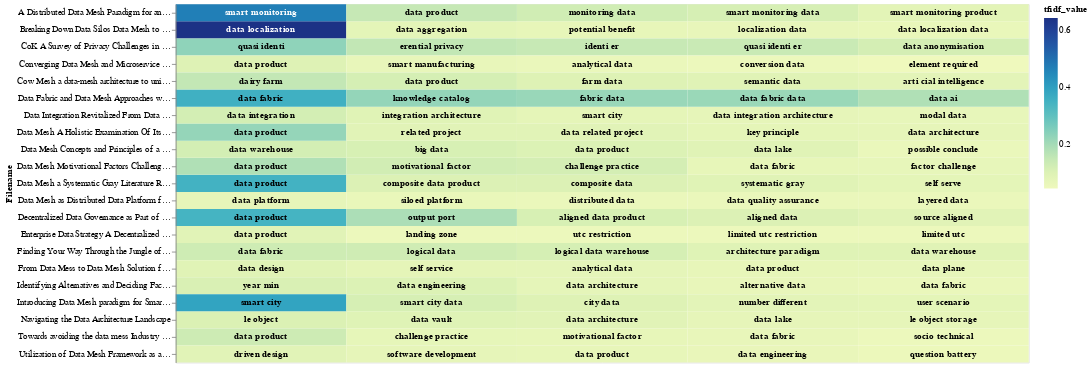

Here is the notebook cell this chart was saved with:
### Code cell
# save(chart_tfidf, 'tfidf_heatmap.html')
chart_tfidf

### Figure 1 — Vega-Lite specification as saved in the notebook (floating-point values rounded to 4 significant figures)
{"config": {"view": {"continuousWidth": 300, "continuousHeight": 300}}, "layer": [{"mark": {"type": "rect"}, "encoding": {"color": {"field": "tfidf_value", "type": "quantitative"}, "text": {"field": "topic_word", "type": "nominal"}, "x": {"axis": null, "field": "rank", "type": "ordinal"}, "y": {"field": "Filename", "type": "nominal"}}, "transform": [{"window": [{"op": "rank", "field": "", "as": "rank"}], "groupby": ["Filename"], "sort": [{"field": "tfidf_value", "order": "descending"}]}]}, {"mark": {"type": "text", "baseline": "middle", "fontWeight": "bold"}, "encoding": {"color": {"condition": {"test": "(datum.tfidf_value >= 0.4)", "value": "white"}, "value": "black"}, "text": {"field": "topic_word", "type": "nominal"}, "x": {"axis": null, "field": "rank", "type": "ordinal"}, "y": {"field": "Filename", "type": "nominal"}}, "transform": [{"window": [{"op": "rank", "field": "", "as": "rank"}], "groupby": ["Filename"], "sort": [{"field": "tfidf_value", "order": "descending"}]}]}], "data": {"name": "data-550cc2ea6d3f9d01c2b63dfa63c929f5"}, "width": 1000, "$schema": "https://vega.github.io/schema/vega-lite/v5.17.0.json", "datasets": {"data-550cc2ea6d3f9d01c2b63dfa63c929f5": [{"Filename": "Breaking Down Data Silos Data Mesh to Achieve Effective Aggregation in Data Localization", "topic_word": "data localization", "tfidf_value": 0.6429}, {"Filename": "Breaking Down Data Silos Data Mesh to Achieve Effective Aggregation in Data Localization", "topic_word": "data aggregation", "tfidf_value": 0.07731}, {"Filename": "Breaking Down Data Silos Data Mesh to Achieve Effective Aggregation in Data Localization", "topic_word": "potential benefit", "tfidf_value": 0.06896}, {"Filename": "Breaking Down Data Silos Data Mesh to Achieve Effective Aggregation in Data Localization", "topic_word": "localization data", "tfidf_value": 0.06567}, {"Filename": "Breaking Down Data Silos Data Mesh to Achieve Effective Aggregation in Data Localization", "topic_word": "data localization data", "tfidf_value": 0.063}, {"Filename": "Decentralized Data Governance as Part of a Data Mesh Platform Concepts and Approaches", "topic_word": "data product", "tfidf_value": 0.3449}, {"Filename": "Decentralized Data Governance as Part of a Data Mesh Platform Concepts and Approaches", "topic_word": "output port", "tfidf_value": 0.1899}, {"Filename": "Decentralized Data Governance as Part of a Data Mesh Platform Concepts and Approaches", "topic_word": "aligned data product", "tfidf_value": 0.1119}, {"Filename": "Decentralized Data Governance as Part of a Data Mesh Platform Concepts and Approaches", "topic_word": "aligned data", "tfidf_value": 0.1011}, {"Filename": "Decentralized Data Governance as Part of a Data Mesh Platform Concepts and Approaches", "topic_word": "source aligned", "tfidf_value": 0.08769}, {"Filename": "Enterprise Data Strategy A Decentralized Data Mesh Approach", "topic_word": "data product", "tfidf_value": 0.08594}, {"Filename": "Enterprise Data Strategy A Decentralized Data Mesh Approach", "topic_word": "landing zone", "tfidf_value": 0.05408}, {"Filename": "Enterprise Data Strategy A Decentralized Data Mesh Approach", "topic_word": "utc restriction", "tfidf_value": 0.05313}, {"Filename": "Enterprise Data Strategy A Decentralized Data Mesh Approach", "topic_word": "limited utc restriction", "tfidf_value": 0.05313}, {"Filename": "Enterprise Data Strategy A Decentralized Data Mesh Approach", "topic_word": "limited utc", "tfidf_value": 0.05313}, {"Filename": "Finding Your Way Through the Jungle of Big Data Architectures", "topic_word": "data fabric", "tfidf_value": 0.13}, {"Filename": "Finding Your Way Through the Jungle of Big Data Architectures", "topic_word": "logical data", "tfidf_value": 0.1281}, {"Filename": "Finding Your Way Through the Jungle of Big Data Architectures", "topic_word": "logical data warehouse", "tfidf_value": 0.1158}, {"Filename": "Finding Your Way Through the Jungle of Big Data Architectures", "topic_word": "architecture paradigm", "tfidf_value": 0.09272}, {"Filename": "Finding Your Way Through the Jungle of Big Data Architectures", "topic_word": "data warehouse", "tfidf_value": 0.09094}, {"Filename": "CoK A Survey of Privacy Challenges in Relation to Data Meshes", "topic_word": "quasi identi", "tfidf_value": 0.2307}, {"Filename": "CoK A Survey of Privacy Challenges in Relation to Data Meshes", "topic_word": "erential privacy", "tfidf_value": 0.1548}, {"Filename": "CoK A Survey of Privacy Challenges in Relation to Data Meshes", "topic_word": "identi er", "tfidf_value": 0.1445}, {"Filename": "CoK A Survey of Privacy Challenges in Relation to Data Meshes", "topic_word": "quasi identi er", "tfidf_value": 0.1396}, {"Filename": "CoK A Survey of Privacy Challenges in Relation to Data Meshes", "topic_word": "data anonymisation", "tfidf_value": 0.118}, {"Filename": "Converging Data Mesh and Microservice Principles into a Unified Logical Architecture", "topic_word": "data product", "tfidf_value": 0.09495}, {"Filename": "Converging Data Mesh and Microservice Principles into a Unified Logical Architecture", "topic_word": "smart manufacturing", "tfidf_value": 0.06655}, {"Filename": "Converging Data Mesh and Microservice Principles into a Unified Logical Architecture", "topic_word": "analytical data", "tfidf_value": 0.06036}, {"Filename": "Converging Data Mesh and Microservice Principles into a Unified Logical Architecture", "topic_word": "conversion data", "tfidf_value": 0.05438}, {"Filename": "Converging Data Mesh and Microservice Principles into a Unified Logical Architecture", "topic_word": "element required", "tfidf_value": 0.04479}, {"Filename": "Data Integration Revitalized From Data Warehouse Through Data Lake to Data Mesh", "topic_word": "data integration", "tfidf_value": 0.1203}, {"Filename": "Data Integration Revitalized From Data Warehouse Through Data Lake to Data Mesh", "topic_word": "integration architecture", "tfidf_value": 0.09058}, {"Filename": "Data Integration Revitalized From Data Warehouse Through Data Lake to Data Mesh", "topic_word": "smart city", "tfidf_value": 0.07484}, {"Filename": "Data Integration Revitalized From Data Warehouse Through Data Lake to Data Mesh", "topic_word": "data integration architecture", "tfidf_value": 0.07276}, {"Filename": "Data Integration Revitalized From Data Warehouse Through Data Lake to Data Mesh", "topic_word": "modal data", "tfidf_value": 0.06776}, {"Filename": "Data Mesh as Distributed Data Platform for Large Enterprise Companies", "topic_word": "data platform", "tfidf_value": 0.07163}, {"Filename": "Data Mesh as Distributed Data Platform for Large Enterprise Companies", "topic_word": "siloed platform", "tfidf_value": 0.06324}, {"Filename": "Data Mesh as Distributed Data Platform for Large Enterprise Companies", "topic_word": "data quality assurance", "tfidf_value": 0.05982}, {"Filename": "Data Mesh as Distributed Data Platform for Large Enterprise Companies", "topic_word": "distributed data", "tfidf_value": 0.05983}, {"Filename": "Data Mesh as Distributed Data Platform for Large Enterprise Companies", "topic_word": "layered data", "tfidf_value": 0.05921}, {"Filename": "Data Fabric and Data Mesh Approaches with AI", "topic_word": "data fabric", "tfidf_value": 0.3557}, {"Filename": "Data Fabric and Data Mesh Approaches with AI", "topic_word": "knowledge catalog", "tfidf_value": 0.2248}, {"Filename": "Data Fabric and Data Mesh Approaches with AI", "topic_word": "fabric data", "tfidf_value": 0.217}, {"Filename": "Data Fabric and Data Mesh Approaches with AI", "topic_word": "data fabric data", "tfidf_value": 0.2148}, {"Filename": "Data Fabric and Data Mesh Approaches with AI", "topic_word": "data ai", "tfidf_value": 0.1829}, {"Filename": "Cow Mesh a data-mesh architecture to unify dairy industry data for prediction and monitoring", "topic_word": "dairy farm", "tfidf_value": 0.1524}, {"Filename": "Cow Mesh a data-mesh architecture to unify dairy industry data for prediction and monitoring", "topic_word": "data product", "tfidf_value": 0.1167}, {"Filename": "Cow Mesh a data-mesh architecture to unify dairy industry data for prediction and monitoring", "topic_word": "farm data", "tfidf_value": 0.09713}, {"Filename": "Cow Mesh a data-mesh architecture to unify dairy industry data for prediction and monitoring", "topic_word": "semantic data", "tfidf_value": 0.09059}, {"Filename": "Cow Mesh a data-mesh architecture to unify dairy industry data for prediction and monitoring", "topic_word": "arti cial intelligence", "tfidf_value": 0.081}, {"Filename": "Data Mesh a Systematic Gray Literature Review", "topic_word": "data product", "tfidf_value": 0.3487}, {"Filename": "Data Mesh a Systematic Gray Literature Review", "topic_word": "composite data", "tfidf_value": 0.1011}, {"Filename": "Data Mesh a Systematic Gray Literature Review", "topic_word": "composite data product", "tfidf_value": 0.1011}, {"Filename": "Data Mesh a Systematic Gray Literature Review", "topic_word": "systematic gray", "tfidf_value": 0.09079}, {"Filename": "Data Mesh a Systematic Gray Literature Review", "topic_word": "self serve", "tfidf_value": 0.07762}, {"Filename": "Data Mesh Motivational Factors Challenges and Best Practices", "topic_word": "data product", "tfidf_value": 0.1831}, {"Filename": "Data Mesh Motivational Factors Challenges and Best Practices", "topic_word": "motivational factor", "tfidf_value": 0.1242}, {"Filename": "Data Mesh Motivational Factors Challenges and Best Practices", "topic_word": "challenge practice", "tfidf_value": 0.1192}, {"Filename": "Data Mesh Motivational Factors Challenges and Best Practices", "topic_word": "data fabric", "tfidf_value": 0.06925}, {"Filename": "Data Mesh Motivational Factors Challenges and Best Practices", "topic_word": "factor challenge", "tfidf_value": 0.06789}, {"Filename": "From Data Mess to Data Mesh Solution for Futuristic Self-Serve Platforms", "topic_word": "data design", "tfidf_value": 0.08882}, {"Filename": "From Data Mess to Data Mesh Solution for Futuristic Self-Serve Platforms", "topic_word": "self service", "tfidf_value": 0.07553}, {"Filename": "From Data Mess to Data Mesh Solution for Futuristic Self-Serve Platforms", "topic_word": "analytical data", "tfidf_value": 0.07426}, {"Filename": "From Data Mess to Data Mesh Solution for Futuristic Self-Serve Platforms", "topic_word": "data product", "tfidf_value": 0.0702}, {"Filename": "From Data Mess to Data Mesh Solution for Futuristic Self-Serve Platforms", "topic_word": "data plane", "tfidf_value": 0.06739}, {"Filename": "Identifying Alternatives and Deciding Factors for a Data Mesh Architecture", "topic_word": "year min", "tfidf_value": 0.109}, {"Filename": "Identifying Alternatives and Deciding Factors for a Data Mesh Architecture", "topic_word": "data engineering", "tfidf_value": 0.1002}, {"Filename": "Identifying Alternatives and Deciding Factors for a Data Mesh Architecture", "topic_word": "data architecture", "tfidf_value": 0.07371}, {"Filename": "Identifying Alternatives and Deciding Factors for a Data Mesh Architecture", "topic_word": "alternative data", "tfidf_value": 0.06474}, {"Filename": "Identifying Alternatives and Deciding Factors for a Data Mesh Architecture", "topic_word": "data fabric", "tfidf_value": 0.05997}, {"Filename": "Navigating the Data Architecture Landscape", "topic_word": "le object", "tfidf_value": 0.1051}, {"Filename": "Navigating the Data Architecture Landscape", "topic_word": "data vault", "tfidf_value": 0.09263}, {"Filename": "Navigating the Data Architecture Landscape", "topic_word": "data architecture", "tfidf_value": 0.08712}, {"Filename": "Navigating the Data Architecture Landscape", "topic_word": "data lake", "tfidf_value": 0.07201}, {"Filename": "Navigating the Data Architecture Landscape", "topic_word": "le object storage", "tfidf_value": 0.07135}, {"Filename": "A Distributed Data Mesh Paradigm for an Event-based Smart Communities Monitoring Product", "topic_word": "smart monitoring", "tfidf_value": 0.4693}, {"Filename": "A Distributed Data Mesh Paradigm for an Event-based Smart Communities Monitoring Product", "topic_word": "data product", "tfidf_value": 0.1471}, {"Filename": "A Distributed Data Mesh Paradigm for an Event-based Smart Communities Monitoring Product", "topic_word": "monitoring data", "tfidf_value": 0.1259}, {"Filename": "A Distributed Data Mesh Paradigm for an Event-based Smart Communities Monitoring Product", "topic_word": "smart monitoring data", "tfidf_value": 0.1141}, {"Filename": "A Distributed Data Mesh Paradigm for an Event-based Smart Communities Monitoring Product", "topic_word": "smart monitoring product", "tfidf_value": 0.08135}, {"Filename": "Data Mesh Concepts and Principles of a Paradigm Shift in Data Architectures", "topic_word": "data warehouse", "tfidf_value": 0.1212}, {"Filename": "Data Mesh Concepts and Principles of a Paradigm Shift in Data Architectures", "topic_word": "big data", "tfidf_value": 0.112}, {"Filename": "Data Mesh Concepts and Principles of a Paradigm Shift in Data Architectures", "topic_word": "data product", "tfidf_value": 0.1005}, {"Filename": "Data Mesh Concepts and Principles of a Paradigm Shift in Data Architectures", "topic_word": "data lake", "tfidf_value": 0.09026}, {"Filename": "Data Mesh Concepts and Principles of a Paradigm Shift in Data Architectures", "topic_word": "possible conclude", "tfidf_value": 0.06068}, {"Filename": "Data Mesh A Holistic Examination Of Its Principles, Practices, And Potential", "topic_word": "data product", "tfidf_value": 0.2235}, {"Filename": "Data Mesh A Holistic Examination Of Its Principles, Practices, And Potential", "topic_word": "related project", "tfidf_value": 0.0872}, {"Filename": "Data Mesh A Holistic Examination Of Its Principles, Practices, And Potential", "topic_word": "data related project", "tfidf_value": 0.08716}, {"Filename": "Data Mesh A Holistic Examination Of Its Principles, Practices, And Potential", "topic_word": "key principle", "tfidf_value": 0.07479}, {"Filename": "Data Mesh A Holistic Examination Of Its Principles, Practices, And Potential", "topic_word": "data architecture", "tfidf_value": 0.07203}, {"Filename": "Introducing Data Mesh paradigm for Smart City platforms design", "topic_word": "smart city", "tfidf_value": 0.3882}, {"Filename": "Introducing Data Mesh paradigm for Smart City platforms design", "topic_word": "smart city data", "tfidf_value": 0.115}, {"Filename": "Introducing Data Mesh paradigm for Smart City platforms design", "topic_word": "city data", "tfidf_value": 0.09539}, {"Filename": "Introducing Data Mesh paradigm for Smart City platforms design", "topic_word": "number different", "tfidf_value": 0.08129}, {"Filename": "Introducing Data Mesh paradigm for Smart City platforms design", "topic_word": "user scenario", "tfidf_value": 0.07784}, {"Filename": "Towards avoiding the data mess Industry insights from data mesh implementations", "topic_word": "data product", "tfidf_value": 0.1327}, {"Filename": "Towards avoiding the data mess Industry insights from data mesh implementations", "topic_word": "challenge practice", "tfidf_value": 0.07075}, {"Filename": "Towards avoiding the data mess Industry insights from data mesh implementations", "topic_word": "motivational factor", "tfidf_value": 0.06954}, {"Filename": "Towards avoiding the data mess Industry insights from data mesh implementations", "topic_word": "data fabric", "tfidf_value": 0.06455}, {"Filename": "Towards avoiding the data mess Industry insights from data mesh implementations", "topic_word": "socio technical", "tfidf_value": 0.05275}, {"Filename": "Utilization of Data Mesh Framework as a Part of Organization's Data Management", "topic_word": "driven design", "tfidf_value": 0.08647}, {"Filename": "Utilization of Data Mesh Framework as a Part of Organization's Data Management", "topic_word": "software development", "tfidf_value": 0.07235}, {"Filename": "Utilization of Data Mesh Framework as a Part of Organization's Data Management", "topic_word": "data product", "tfidf_value": 0.06856}, {"Filename": "Utilization of Data Mesh Framework as a Part of Organization's Data Management", "topic_word": "data engineering", "tfidf_value": 0.06379}, {"Filename": "Utilization of Data Mesh Framework as a Part of Organization's Data Management", "topic_word": "question battery", "tfidf_value": 0.05487}]}}
